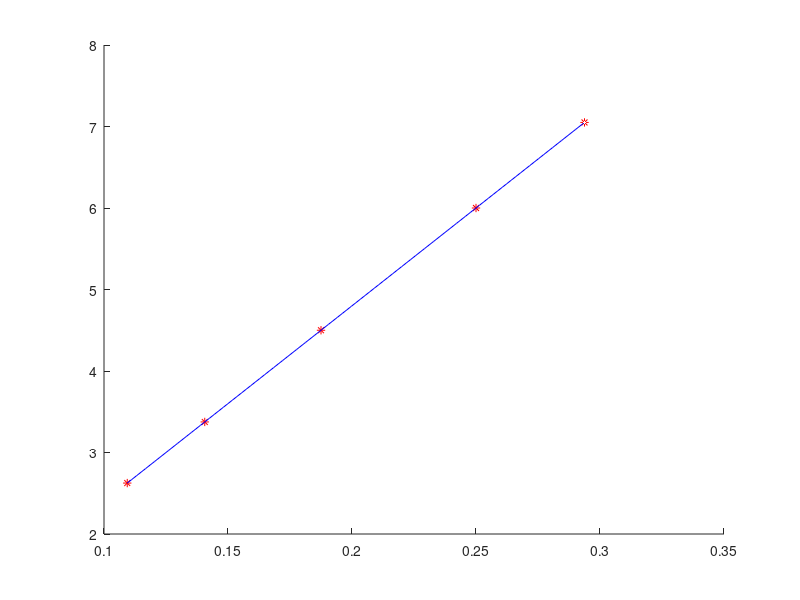

This chart was generated by the following MATLAB code: (Note: this script raises an error after producing the figure.)

%Brad Schoenrock
%2-01-2009

clear all;

y= [7.05;4.5;3.375;6;2.625];

x= [11.75/40;7.5/40;5.625/40;10/40;4.375/40];

n(:,2)=x;
n(:,1)=ones(size(x));
c=n\y;

slope=c(2)
yintercept=c(1)

sp='The Slope Is ';
s=num2str(slope);
st=[sp,s];

si='The Y Intercept Is ';
i=num2str(yintercept);
sti=[si,i];

xp=[min(x):(max(x)-min(x))/100 :max(x)]';
yp=c(2)*xp+c(1);

figure;
hold on
plot(x,y,'r*');
plot(xp,yp,'b-');
plot(max(x),max(y),'w.');
plot(max(x),max(y),'w.');
legend('Data','Fitted Line',st,sti,2)
legend('boxoff')
t1='current vs. voltage';
t3='Brad Schoenrock';
t0='\newline';
t=[t1,t0,t3,t0,date];
title(t)
xlabel('Current i in Amps (A)')
ylabel('Voltage V in Volts (V)')

%{
Brad Schoenrock

slope =2.3300
yintercept =-4.5100
%}